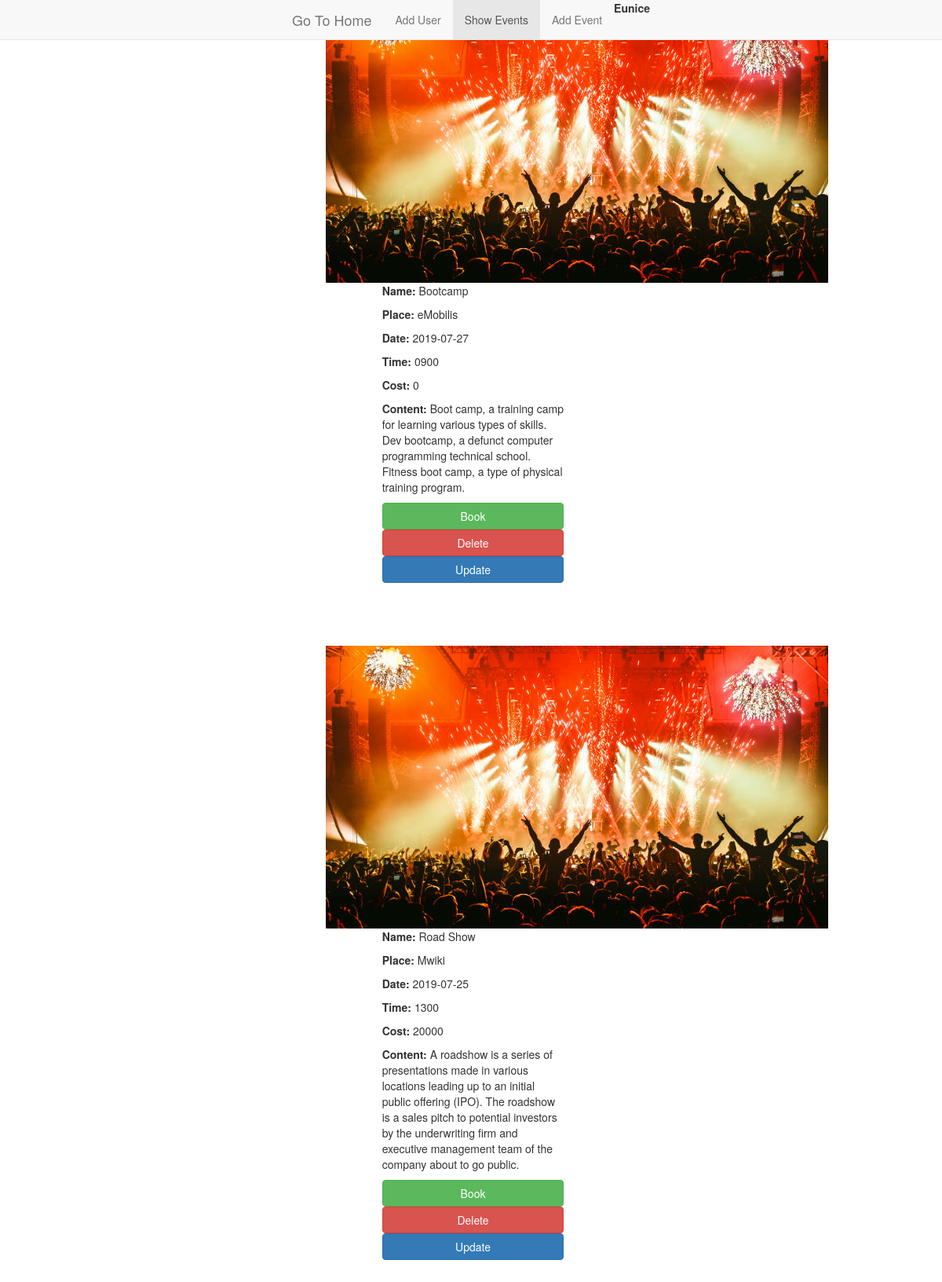
/show (signed in), run on the app's committed database.
### Databases.py (models this page shows)
class Posts(Model):
    names = CharField()
    place = CharField()
    date = CharField()
    time = CharField()
    cost = DecimalField()
    content = CharField()
    class Meta:
        database = db

### MainFile.py (the view)
@app.route('/show')
def show():
    if not session.get('logged_in'):
        return redirect(url_for('login'))
    id = session['id']
    users = Posts.select()
    return render_template('events.html', users = users)

### templates/events.html (shortened to what this page needs)
<!DOCTYPE html>
<html lang="en">
<head>
    <link rel="stylesheet" href="/static/bootstrap.css">
</head>
<body>
    <nav class="navbar navbar-default navbar-fixed-top navb">
        <div class="container-fluid">
            <div class="navbar-header">
                <a class="navbar-brand" href="#">Go To Home</a>
            </div>
            <ul class="nav navbar-nav">
                <li><a href="/register">Add User</a></li>
                <li class="active"><a href="/show">Show Events</a></li>
                <li><a href="/">Add Event</a></li>
                <li><p><b>{{ session['names'] }}</b></p></li>
            </ul>
        </div>
    </nav>
    <div class="col-sm-8 col-sm-offset-2">
    <table class="table table-striped table-bordered">
        {% for user in users %}
            <div class="row main">
                <div class="col-md-3">
                </div>
                <div class="col-md-6 data">
                    <img class="post" src="../static/imgconcert.jpg" alt="">
                </div>
                <div class="col-md-3">
                </div>
                <div class="col-md-4 xy">
                </div>
                <div class="col-md-4 x">
                    <p><b>Name:</b> {{ user.names }}</p>
                    <p><b>Place:</b> {{ user.place }}</p>
                    <p><b>Date:</b> {{ user.date }}</p>
                    <p><b>Time:</b> {{ user.time }}</p>
                    <p><b>Cost:</b> {{ user.cost }}</p>
                    <p><b>Content:</b> {{ user.content }}</p>
                   <a href="#" class="btn btn-success btn-block">Book</a>
            <a href="delete/{{ user.id }}" class="btn btn-danger">Delete</a>
            <a href="update/{{ user.id }}" class="btn btn-primary">Update</a>
                </div>
            <div class="col-md-4">
            </div>
            </div>
        {% endfor %}
    </table>
    </div>
</body>
</html>

### templates/events.html (style rules this page uses)
.x { display: flex; padding-left: 20px; justify-content: center; flex-direction: column; }
.xy { display: flex; justify-content: center; }
.main { margin-bottom: 10vh; }
.navb { display: flex; justify-content: center; clear: both; margin-bottom: 5vh; }

### data on the page
Posts: names "Bootcamp", place "eMobilis", date "2019-07-27", time "0900", cost "0", content "Boot camp, a training camp for learning various types of skills. Dev bootcamp, a defunct computer programming technical school. Fitness boot camp, a type of physical training program."
Posts: names "Road Show", place "Mwiki", date "2019-07-25", time "1300", cost "20000", content "A roadshow is a series of presentations made in various locations leading up to an initial public offering (IPO). The roadshow is a sales pitch to potential investors by the underwriting firm and executive management team of the company about to go public."

### other printed values
{{ session['names'] }} "Eunice"
